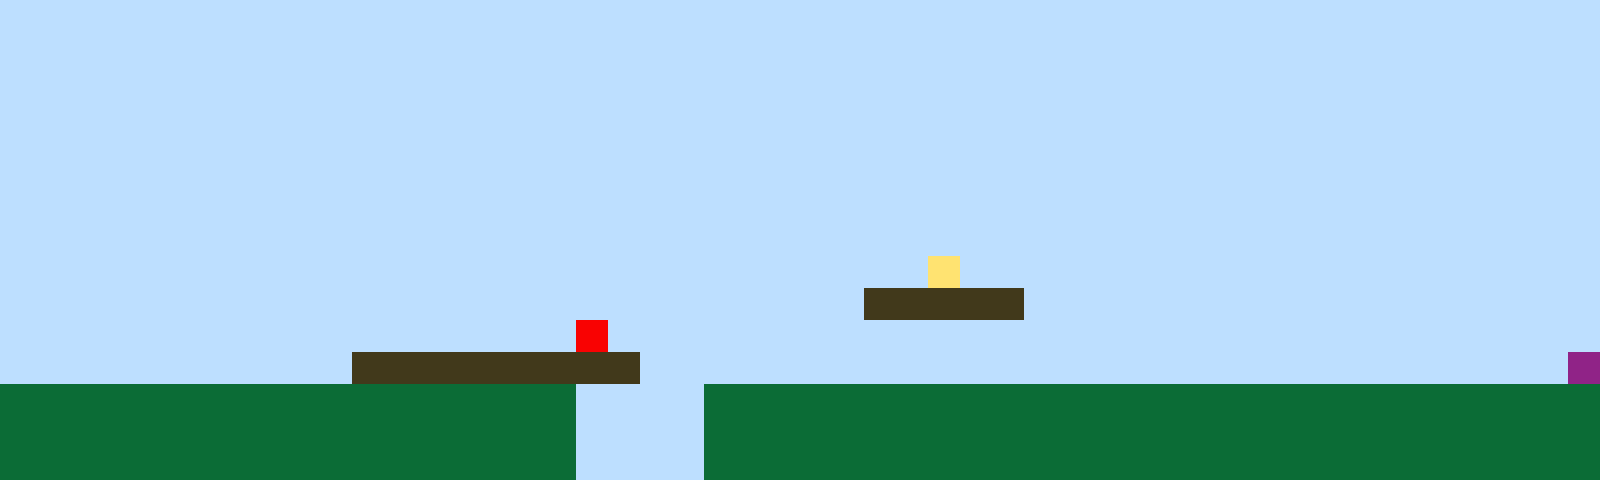

Below is a game level as drawn by its tile map, then a one-line description and the .tmx file that defines it, in full:
An orthogonal 50x15 tile map with 32x32 px tiles, 1 tile layer (Tile Layer 1).

<map version="1.10" tiledversion="1.11.2" orientation="orthogonal" renderorder="right-up" width="50" height="15" tilewidth="32" tileheight="32" infinite="0" nextlayerid="2" nextobjectid="1"><editorsettings><export target="map1.csv" format="csv" /></editorsettings><tileset firstgid="1" name="sprites" tilewidth="32" tileheight="32" tilecount="6" columns="3"><image source="sprites.png" width="96" height="64" /></tileset><layer id="1" name="Tile Layer 1" width="50" height="15"><data encoding="csv">1,1,1,1,1,1,1,1,1,1,1,1,1,1,1,1,1,1,1,1,1,1,1,1,1,1,1,1,1,1,1,1,1,1,1,1,1,1,1,1,1,1,1,1,1,1,1,1,1,1,1,1,1,1,1,1,1,1,1,1,1,1,1,1,1,1,1,1,1,1,1,1,1,1,1,1,1,1,1,1,1,1,1,1,1,1,1,1,1,1,1,1,1,1,1,1,1,1,1,1,1,1,1,1,1,1,1,1,1,1,1,1,1,1,1,1,1,1,1,1,1,1,1,1,1,1,1,1,1,1,1,1,1,1,1,1,1,1,1,1,1,1,1,1,1,1,1,1,1,1,1,1,1,1,1,1,1,1,1,1,1,1,1,1,1,1,1,1,1,1,1,1,1,1,1,1,1,1,1,1,1,1,1,1,1,1,1,1,1,1,1,1,1,1,1,1,1,1,1,1,1,1,1,1,1,1,1,1,1,1,1,1,1,1,1,1,1,1,1,1,1,1,1,1,1,1,1,1,1,1,1,1,1,1,1,1,1,1,1,1,1,1,1,1,1,1,1,1,1,1,1,1,1,1,1,1,1,1,1,1,1,1,1,1,1,1,1,1,1,1,1,1,1,1,1,1,1,1,1,1,1,1,1,1,1,1,1,1,1,1,1,1,1,1,1,1,1,1,1,1,1,1,1,1,1,1,1,1,1,1,1,1,1,1,1,1,1,1,1,1,1,1,1,1,1,1,1,1,1,1,1,1,1,1,1,1,1,1,1,1,1,1,1,1,1,1,1,1,1,1,1,1,1,1,1,1,1,1,1,1,1,1,1,1,1,1,1,1,1,1,1,1,1,1,1,1,1,1,1,1,1,1,1,1,1,1,1,1,1,1,1,1,1,1,1,1,1,1,1,1,1,1,1,1,1,1,1,1,1,1,1,1,1,1,1,1,1,1,1,1,1,1,1,1,1,1,1,1,1,4,1,1,1,1,1,1,1,1,1,1,1,1,1,1,1,1,1,1,1,1,1,1,1,1,1,1,1,1,1,1,1,1,1,1,1,1,1,1,1,1,1,1,1,1,1,1,1,3,3,3,3,3,1,1,1,1,1,1,1,1,1,1,1,1,1,1,1,1,1,1,1,1,1,1,1,1,1,1,1,1,1,1,1,1,1,1,1,1,5,1,1,1,1,1,1,1,1,1,1,1,1,1,1,1,1,1,1,1,1,1,1,1,1,1,1,1,1,1,1,1,1,1,1,1,1,1,1,1,1,1,1,3,3,3,3,3,3,3,3,3,1,1,1,1,1,1,1,1,1,1,1,1,1,1,1,1,1,1,1,1,1,1,1,1,1,1,1,1,1,6,2,2,2,2,2,2,2,2,2,2,2,2,2,2,2,2,2,2,1,1,1,1,2,2,2,2,2,2,2,2,2,2,2,2,2,2,2,2,2,2,2,2,2,2,2,2,2,2,2,2,2,2,2,2,2,2,2,2,2,2,2,2,2,2,2,2,2,2,1,1,1,1,2,2,2,2,2,2,2,2,2,2,2,2,2,2,2,2,2,2,2,2,2,2,2,2,2,2,2,2,2,2,2,2,2,2,2,2,2,2,2,2,2,2,2,2,2,2,1,1,1,1,2,2,2,2,2,2,2,2,2,2,2,2,2,2,2,2,2,2,2,2,2,2,2,2,2,2,2,2</data></layer></map>
